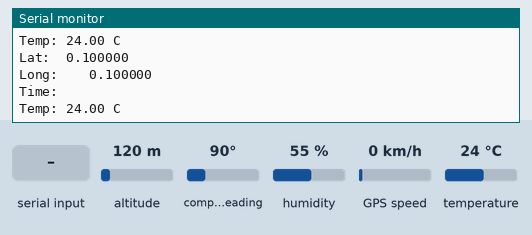
Bench run of a sketch on a simulated Arduino Uno, built with avr-gcc and run on an emulated ATmega328P. On the bench: the last lines printed to the serial monitor. The inputs (shaded band) are chosen by the test bench; at power-on: temperature 24 °C, altitude 120 m, compass heading 90°, humidity 55 %, GPS speed 0 km/h. The GPS gets a fix after 3 s at 37.7749, -122.4194 with 8 satellites.

Above: at 1.2 s.
1.3 s: "1" received over the second serial link
4.7 s: temperature set to 12 °C
At 5.6 s:
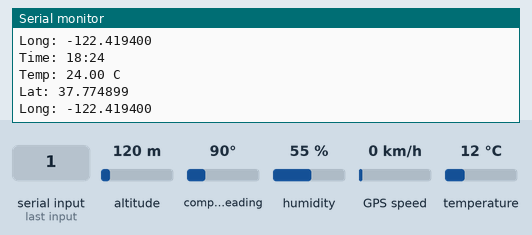
10.8 s: temperature set to 19 °C
At 11.8 s:
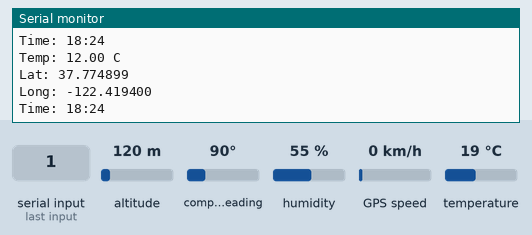
Timing chart, 0 to 13.8 s (numbered marks = the images above; inputs shaded):
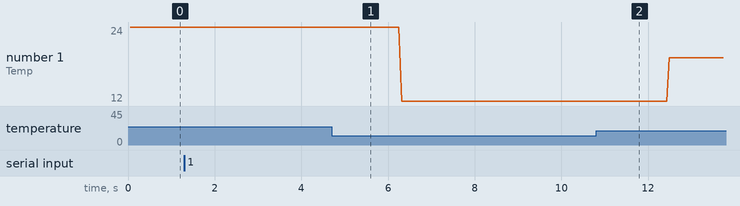

The sketch:

gps-gsm-tracker.ino
```cpp
#include <TinyGPS++.h>
#include <SoftwareSerial.h>
#include <TimeLib.h>
#include "DHT.h"
#define DHTTYPE DHT11

// initialize pin
DHT dht(5, DHTTYPE);
static const int GPSRx = 3, GPSTx = 4;

// setup
SoftwareSerial SerialGPS(GPSRx, GPSTx);
TinyGPSPlus Gps;

void adjustTimeNow(int H, int M);

// declare
char message[50];
float latitude = 0.1;
float longitude = 0.1;
float temp = 0.1;
char Time[6];
char stmp[7];

void setup()
{
    Serial.begin(9600);
    SerialGPS.begin(9600);
    Serial.println(F("Mulai!!"));
    dht.begin();
}

void loop()
{
    temp = dht.readTemperature();
    dtostrf(temp, 5, 2, stmp);
    getDataGps();
    setMessage(latitude, longitude);
    Serial.println(message);
}

void getDataGps()
{
    SerialGPS.listen();
    while (SerialGPS.available() > 0)
    {
        Gps.encode(SerialGPS.read());
        if (Gps.location.isValid())
        {
            latitude = Gps.location.lat();
            longitude = Gps.location.lng();
            adjustTimeNow(Gps.time.hour(), Gps.time.minute());
            break;
        };
    };
}

void adjustTimeNow(int H, int M)
{
    setTime(H, M, 00, 01, 12, 2022);
    int hAdjust = H + 8;
    if (hAdjust > 23)
    {
        hAdjust -= 24;
    }
    sprintf(Time, "%d:%d", hAdjust, M);
    return;
}

void setMessage(float latitude, float longitude)
{
    char slat[15];
    char slng[15];
    dtostrf(latitude, 9, 6, slat);
    dtostrf(longitude, 11, 6, slng);
    sprintf(message, "Time: %s\nTemp: %s C\nLat: %s\nLong: %s", Time, stmp, slat, slng);
    return;
}
```

Measured:
- plotted number 1: 24 → 12 after the input at 4.7 s, 12 → 19 after the input at 10.8 s
